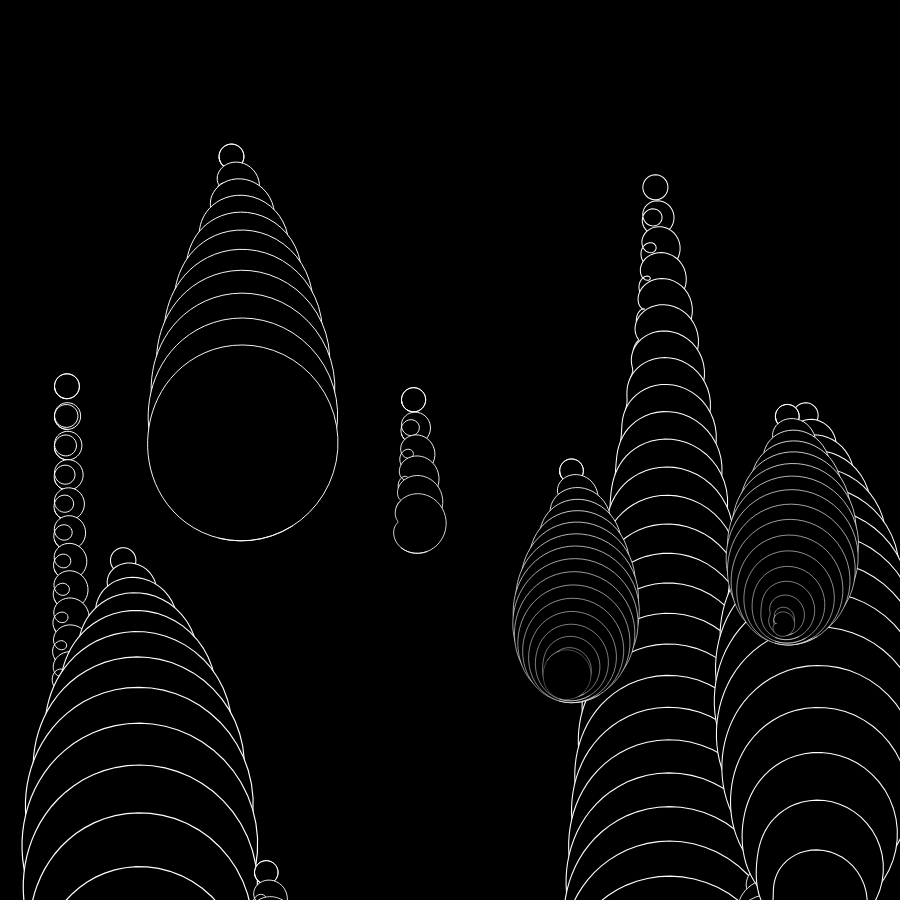
Frame 1 (no input)
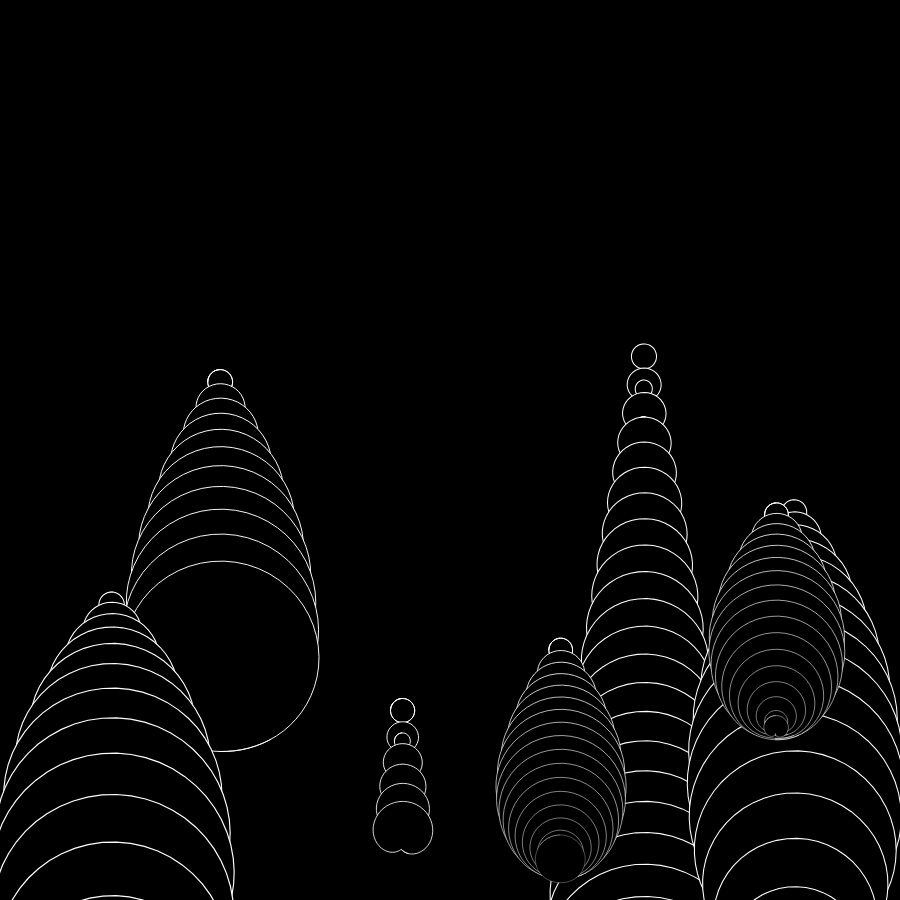
Frame 60 (no input)
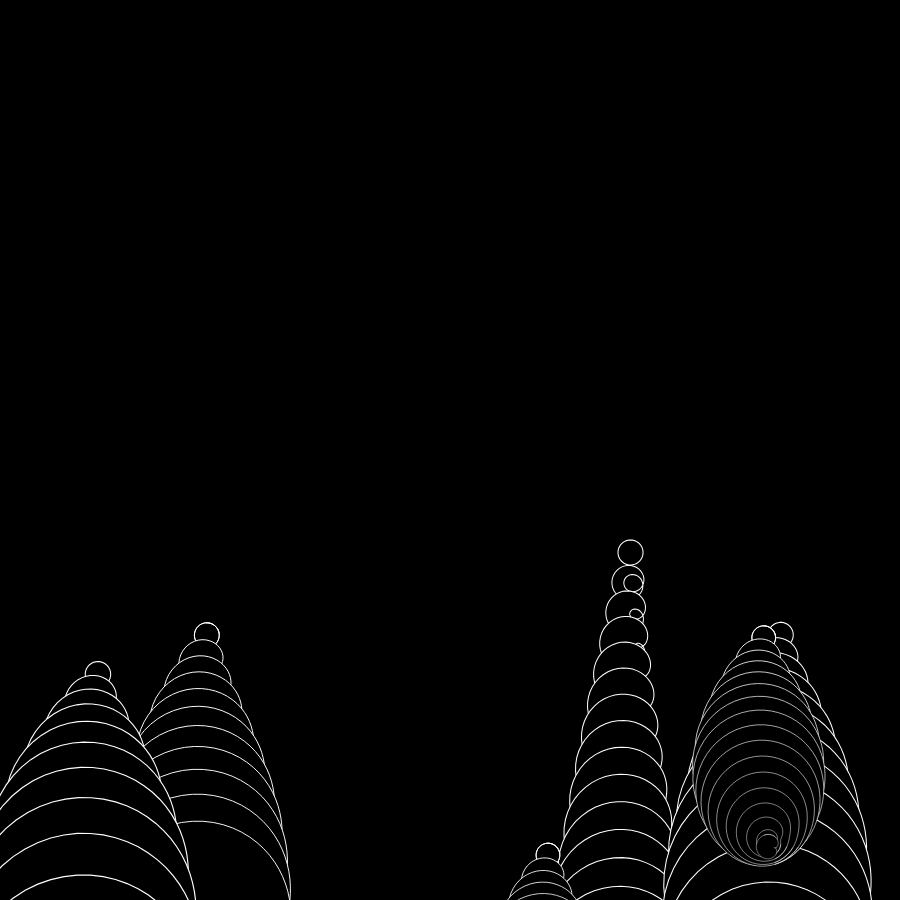
Frame 120 (the mouse pressed at the canvas centre since frame 60)

The p5.js sketch that drew these frames (run headless with seeded random() and noise() and a simulated clock; from frame 60 on, the mouse is pressed at the canvas centre):

// p5.js sketch
// ── sketch.js
let worm;
let worms = [];
 
function setup() {
  createCanvas(900, 900);

  for (let i = 0; i < 10; i++) {
    worms[i] = new Worm(random(0, 900),random(900), random(2, 35));
    }
  
}

function draw() {
  background(0);
  noFill();
  stroke(255);

  let wave = sin(radians(frameCount));

  for (let i = 0; i < worms.length; i++) {
    
    worms[i].displayW();
    worms[i].move();
    worms[i].update();
    }
  

  worm = new Worm();
  


}

class Worm {
  constructor(x,y,s){
    this.x = x;
    this.y = y;
    this.s = s;
    this.xspeed = random(0.5,8);
    this.size = random(0.94, 1.02)
    this.v = random(0.2);
    
  }
  move(){
    this.y = this.y + this.xspeed;
  }

  update(){
    if (this.y > 900) {
      this.y = -1200;
    }
  }
 
  
  displayW(){

    fill(0);
    stroke(255);
    // this.y += random(-this.speed, this.speed);
    push();
    translate(this.x,this.y);
    for (let j = 0; j < this.s; j++){
  
      
      beginShape();
      scale(this.size);
      for (let i = 0; i < TWO_PI +QUARTER_PI; i += 0.1){
        
        let offset = map(sin(i+frameCount * 0.08), -1, 1, -25, 25);
        let r = 100 *sin(j*this.v) + offset;
        let y = r * cos(i) + j * 30;
        let x = r * sin(i);
        
        vertex(x, y);

    
      }
    
      endShape();
    }
    pop();
  }
  
  
}
